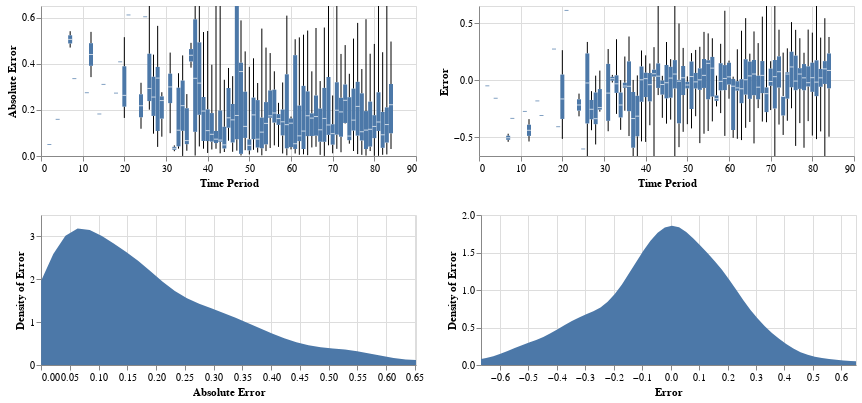

The cell this chart's notebook holds for it:
### Code cell
plot_index_accuracy(rt_kf_accr, size=4)

### Figure 1 — Vega-Lite specification as saved in the notebook (floating-point values rounded to 4 significant figures; data arrays with more than 128 entries replaced by an {"elided": "..."} marker saying what was removed)
{"$schema": "https://vega.github.io/schema/vega-lite/v5.20.1.json", "config": {"view": {"continuousHeight": 300, "continuousWidth": 300}}, "data": {"name": "data-6b67c7d00fccbd2f73bad08809c6f1b5"}, "datasets": {"data-6b67c7d00fccbd2f73bad08809c6f1b5": {"elided": "656 records"}}, "vconcat": [{"hconcat": [{"encoding": {"tooltip": [{"field": "pred_period", "title": "Time Period", "type": "quantitative"}, {"field": "abserror", "format": ".3f", "title": "Absolute Error", "type": "quantitative"}], "x": {"axis": {"tickMinStep": 1}, "field": "pred_period", "scale": {"zero": false}, "title": "Time Period", "type": "quantitative"}, "y": {"field": "abserror", "scale": {"domain": [0, 0.6518]}, "title": "Absolute Error", "type": "quantitative"}}, "height": 150, "mark": {"clip": true, "extent": "min-max", "size": 4, "type": "boxplot"}, "transform": [{"as": "abserror", "calculate": "abs(datum['error'])"}], "width": 375}, {"encoding": {"tooltip": [{"field": "pred_period", "title": "Time Period", "type": "quantitative"}, {"field": "error", "format": ".3f", "title": "Error", "type": "quantitative"}], "x": {"axis": {"tickMinStep": 1}, "field": "pred_period", "scale": {"zero": false}, "title": "Time Period", "type": "quantitative"}, "y": {"field": "error", "scale": {"domain": [-0.6669, 0.6518]}, "title": "Error", "type": "quantitative"}}, "height": 150, "mark": {"clip": true, "extent": "min-max", "size": 4, "type": "boxplot"}, "width": 375}]}, {"hconcat": [{"encoding": {"tooltip": [{"field": "abserror", "format": ".3f", "title": "Absolute Error", "type": "quantitative"}, {"field": "density", "format": ".3f", "title": "Density of Error", "type": "quantitative"}], "x": {"field": "abserror", "scale": {"domain": [0, 0.6518]}, "title": "Absolute Error", "type": "quantitative"}, "y": {"field": "density", "title": "Density of Error", "type": "quantitative"}}, "height": 150, "mark": {"clip": true, "type": "area"}, "transform": [{"as": "abserror", "calculate": "abs(datum['error'])"}, {"as": ["abserror", "density"], "density": "abserror"}], "width": 375}, {"encoding": {"tooltip": [{"field": "error", "format": ".3f", "title": "Error", "type": "quantitative"}, {"field": "density", "format": ".3f", "title": "Density of Error", "type": "quantitative"}], "x": {"field": "error", "scale": {"domain": [-0.6669, 0.6518]}, "title": "Error", "type": "quantitative"}, "y": {"field": "density", "title": "Density of Error", "type": "quantitative"}}, "height": 150, "mark": {"clip": true, "type": "area"}, "transform": [{"as": ["error", "density"], "density": "error"}], "width": 375}]}]}
